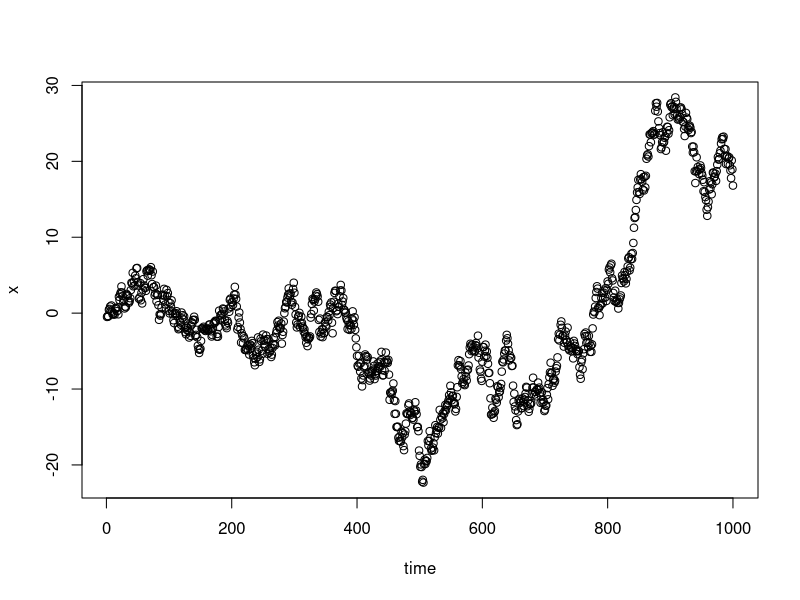

Generate this figure with R:
## ---- chunk 1
knitr::opts_chunk$set(comment = "#",collapse = TRUE,fig.align = "center")
## ---- chunk 2
set.seed(100)
sim_normal_mc <- function (T = 1000) {
  x <- rep(0,T)
  x[1] <- rnorm(1)
  for (t in 2:T)
    x[t] <- x[t-1] + rnorm(1)
  return(x)
}
plot(sim_normal_mc(1000),xlab = "time",ylab = "x")
## ---- chunk 3
A <- matrix(0,1000,1000)
for(i in 1:1000)
  A[i,] <- c(rep(1,i),rep(0,1000 - i))
Sigma <- A %*% t(A)
Sigma[1:10,1:10]
## ---- chunk 4
Omega <- chol2inv(chol(Sigma))
Omega[1:10,1:10]
